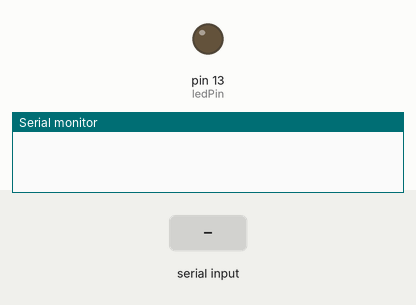
A sketch run on a simulated Arduino Uno, built with avr-gcc and run on an emulated ATmega328P. On the bench: output pins drawn as LEDs (lit = HIGH), the last lines printed to the serial monitor. Inputs (shaded band) come from the test bench.

Above: at 1.2 s.
1.3 s: "H" received over Serial
At 2.0 s:
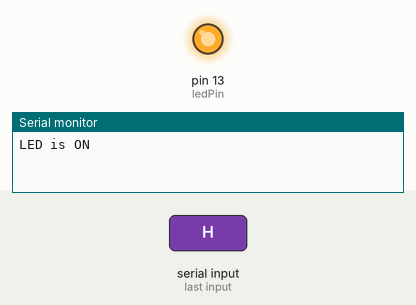
2.8 s: "L" received over Serial
At 3.2 s:
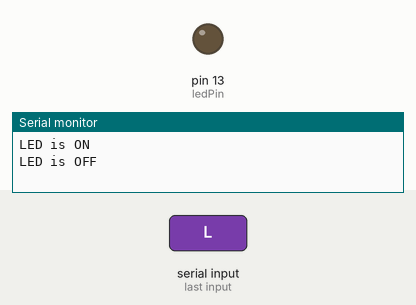
Timing chart, 0 to 5.8 s (numbered marks = the images above; inputs shaded):
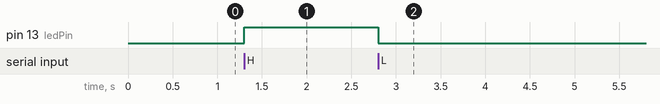

The sketch:

single_led_control.ino
```cpp
const int ledPin = 13; // Pin connected to LED (usually pin 13 for built-in LED)

void setup() {
  pinMode(ledPin, OUTPUT);
  Serial.begin(9600);
}

void loop() {
  if (Serial.available() > 0) {
    char command = Serial.read(); // Read the incoming character

    if (command == 'H') {
      digitalWrite(ledPin, HIGH); // Turn the LED on
      Serial.println("LED is ON");
    } else if (command == 'L') {
      digitalWrite(ledPin, LOW); // Turn the LED off
      Serial.println("LED is OFF");
    }
  }
}
```

Measured:
- after the input at 1.3 s, pin 13 (ledPin): LOW → HIGH at once
- after the input at 2.8 s, pin 13 (ledPin): HIGH → LOW at once
